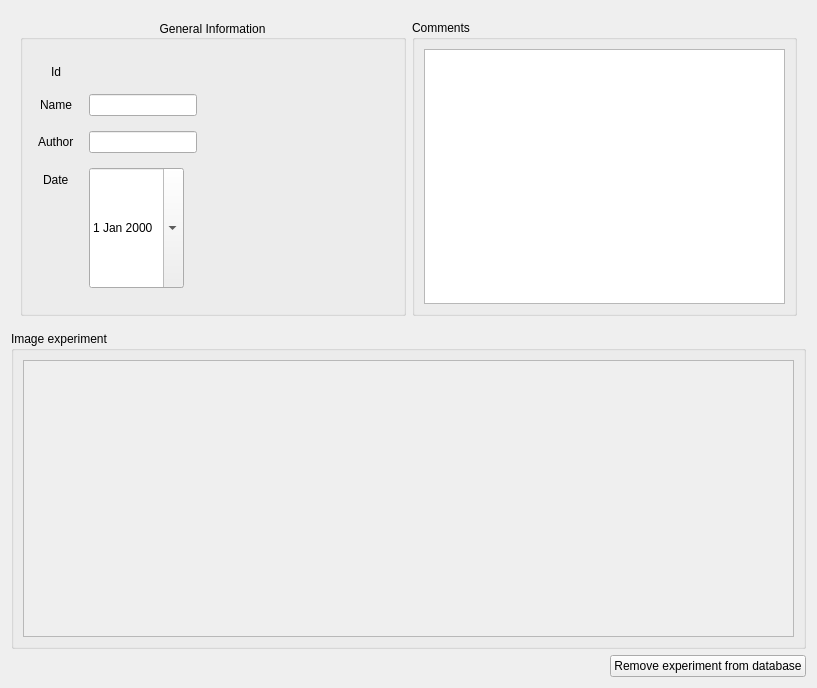
<?xml version="1.0" encoding="UTF-8"?>
<ui version="4.0">
 <class>ExperimentUI</class>
 <widget class="QWidget" name="ExperimentUI">
  <property name="geometry">
   <rect>
    <x>0</x>
    <y>0</y>
    <width>817</width>
    <height>688</height>
   </rect>
  </property>
  <property name="windowTitle">
   <string>Form</string>
  </property>
  <layout class="QVBoxLayout" name="verticalLayout_2">
   <item>
    <layout class="QVBoxLayout" name="verticalLayout">
     <item>
      <widget class="QWidget" name="widget" native="true">
       <layout class="QHBoxLayout" name="horizontalLayout_3">
        <item>
         <widget class="QGroupBox" name="groupBox_2">
          <property name="sizePolicy">
           <sizepolicy hsizetype="Expanding" vsizetype="Expanding">
            <horstretch>0</horstretch>
            <verstretch>0</verstretch>
           </sizepolicy>
          </property>
          <property name="title">
           <string>General Information</string>
          </property>
          <property name="alignment">
           <set>Qt::AlignCenter</set>
          </property>
          <layout class="QFormLayout" name="formLayout">
           <property name="sizeConstraint">
            <enum>QLayout::SetDefaultConstraint</enum>
           </property>
           <property name="fieldGrowthPolicy">
            <enum>QFormLayout::FieldsStayAtSizeHint</enum>
           </property>
           <property name="rowWrapPolicy">
            <enum>QFormLayout::DontWrapRows</enum>
           </property>
           <property name="labelAlignment">
            <set>Qt::AlignCenter</set>
           </property>
           <property name="formAlignment">
            <set>Qt::AlignLeading|Qt::AlignLeft|Qt::AlignTop</set>
           </property>
           <property name="horizontalSpacing">
            <number>15</number>
           </property>
           <property name="verticalSpacing">
            <number>15</number>
           </property>
           <property name="leftMargin">
            <number>15</number>
           </property>
           <property name="topMargin">
            <number>25</number>
           </property>
           <property name="rightMargin">
            <number>15</number>
           </property>
           <property name="bottomMargin">
            <number>25</number>
           </property>
           <item row="0" column="0">
            <widget class="QLabel" name="label_2">
             <property name="text">
              <string>Id</string>
             </property>
            </widget>
           </item>
           <item row="0" column="1">
            <widget class="QLabel" name="idLabel">
             <property name="text">
              <string/>
             </property>
            </widget>
           </item>
           <item row="1" column="0">
            <widget class="QLabel" name="label">
             <property name="text">
              <string>Name</string>
             </property>
            </widget>
           </item>
           <item row="1" column="1">
            <widget class="QLineEdit" name="nameEdit">
             <property name="sizePolicy">
              <sizepolicy hsizetype="MinimumExpanding" vsizetype="Fixed">
               <horstretch>0</horstretch>
               <verstretch>0</verstretch>
              </sizepolicy>
             </property>
            </widget>
           </item>
           <item row="2" column="0">
            <widget class="QLabel" name="label_4">
             <property name="sizePolicy">
              <sizepolicy hsizetype="Fixed" vsizetype="Preferred">
               <horstretch>0</horstretch>
               <verstretch>0</verstretch>
              </sizepolicy>
             </property>
             <property name="text">
              <string>Author</string>
             </property>
            </widget>
           </item>
           <item row="2" column="1">
            <widget class="QLineEdit" name="authorEdit"/>
           </item>
           <item row="3" column="0">
            <widget class="QLabel" name="label_3">
             <property name="text">
              <string>Date</string>
             </property>
            </widget>
           </item>
           <item row="3" column="1">
            <widget class="QDateEdit" name="dateEdit">
             <property name="sizePolicy">
              <sizepolicy hsizetype="Expanding" vsizetype="Expanding">
               <horstretch>0</horstretch>
               <verstretch>0</verstretch>
              </sizepolicy>
             </property>
             <property name="minimumSize">
              <size>
               <width>88</width>
               <height>0</height>
              </size>
             </property>
             <property name="calendarPopup">
              <bool>true</bool>
             </property>
            </widget>
           </item>
          </layout>
          <zorder>label_2</zorder>
          <zorder>label</zorder>
          <zorder>label_4</zorder>
          <zorder>idLabel</zorder>
          <zorder>nameEdit</zorder>
          <zorder>label_3</zorder>
          <zorder>authorEdit</zorder>
          <zorder>dateEdit</zorder>
         </widget>
        </item>
        <item>
         <widget class="QGroupBox" name="groupBox_3">
          <property name="sizePolicy">
           <sizepolicy hsizetype="Expanding" vsizetype="Expanding">
            <horstretch>0</horstretch>
            <verstretch>0</verstretch>
           </sizepolicy>
          </property>
          <property name="title">
           <string>Comments</string>
          </property>
          <layout class="QHBoxLayout" name="horizontalLayout">
           <item>
            <widget class="QTextEdit" name="commentsEdit">
             <property name="sizePolicy">
              <sizepolicy hsizetype="Expanding" vsizetype="Preferred">
               <horstretch>0</horstretch>
               <verstretch>0</verstretch>
              </sizepolicy>
             </property>
            </widget>
           </item>
          </layout>
         </widget>
        </item>
       </layout>
      </widget>
     </item>
     <item>
      <widget class="QGroupBox" name="groupBox">
       <property name="title">
        <string>Image experiment</string>
       </property>
       <layout class="QGridLayout" name="gridLayout">
        <item row="0" column="0">
         <widget class="QScrollArea" name="scrollArea">
          <property name="widgetResizable">
           <bool>false</bool>
          </property>
          <widget class="QWidget" name="imgContainer">
           <property name="geometry">
            <rect>
             <x>0</x>
             <y>0</y>
             <width>764</width>
             <height>275</height>
            </rect>
           </property>
           <layout class="QHBoxLayout" name="horizontalLayout_4"/>
          </widget>
         </widget>
        </item>
       </layout>
      </widget>
     </item>
    </layout>
   </item>
   <item>
    <layout class="QHBoxLayout" name="horizontalLayout_5">
     <item>
      <spacer name="horizontalSpacer">
       <property name="orientation">
        <enum>Qt::Horizontal</enum>
       </property>
       <property name="sizeHint" stdset="0">
        <size>
         <width>40</width>
         <height>20</height>
        </size>
       </property>
      </spacer>
     </item>
     <item>
      <widget class="QPushButton" name="removeButton">
       <property name="sizePolicy">
        <sizepolicy hsizetype="Maximum" vsizetype="Preferred">
         <horstretch>0</horstretch>
         <verstretch>0</verstretch>
        </sizepolicy>
       </property>
       <property name="layoutDirection">
        <enum>Qt::LeftToRight</enum>
       </property>
       <property name="text">
        <string>Remove experiment from database</string>
       </property>
       <property name="icon">
        <iconset resource="../../data/icons.qrc">
         <normaloff>:/icons/icons/list-remove.png</normaloff>:/icons/icons/list-remove.png</iconset>
       </property>
       <property name="autoDefault">
        <bool>false</bool>
       </property>
       <property name="default">
        <bool>false</bool>
       </property>
       <property name="flat">
        <bool>false</bool>
       </property>
      </widget>
     </item>
    </layout>
   </item>
  </layout>
 </widget>
 <resources>
  <include location="../../data/icons.qrc"/>
 </resources>
 <connections/>
</ui>
